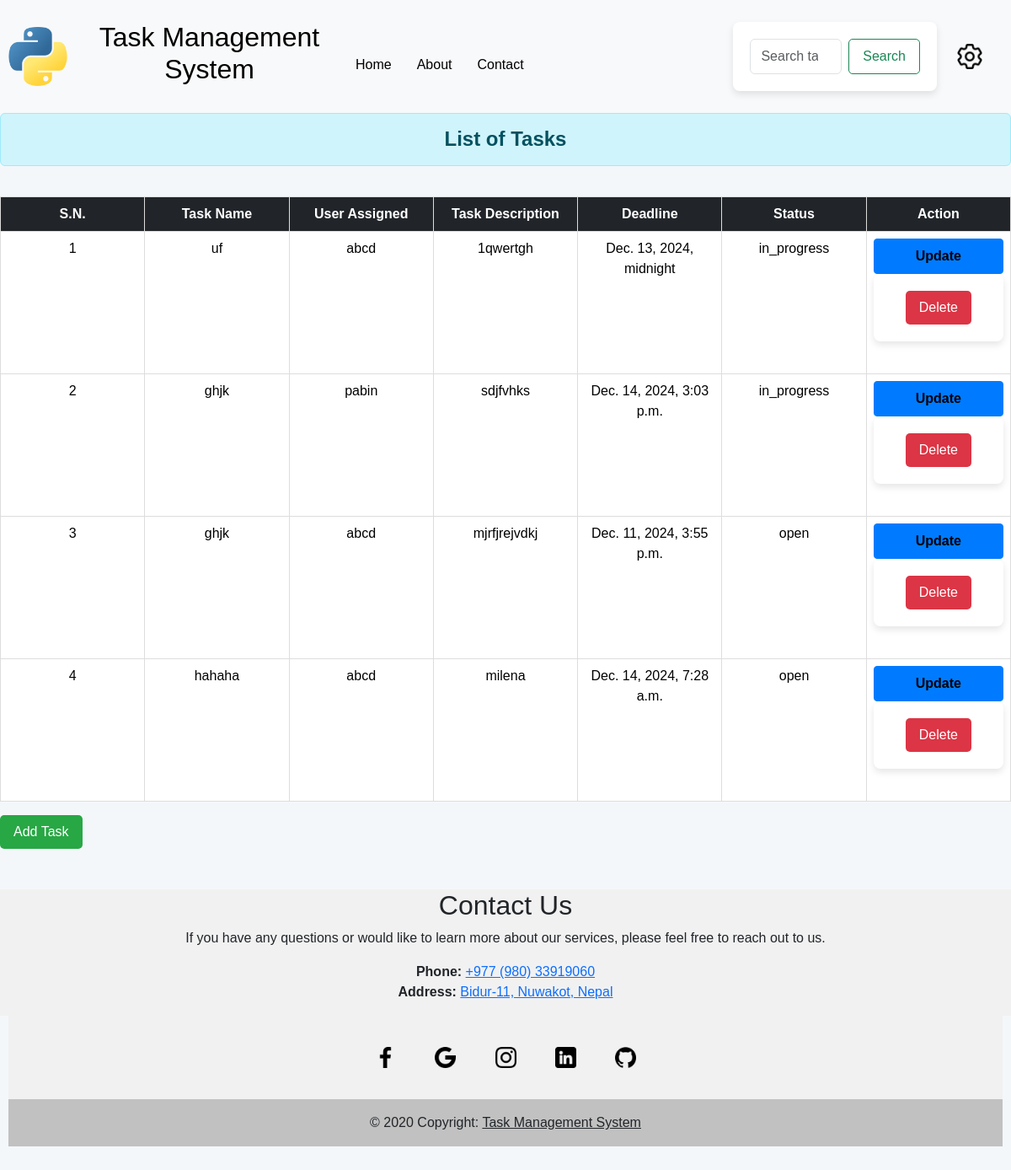
The app's page / (signed in), older data.
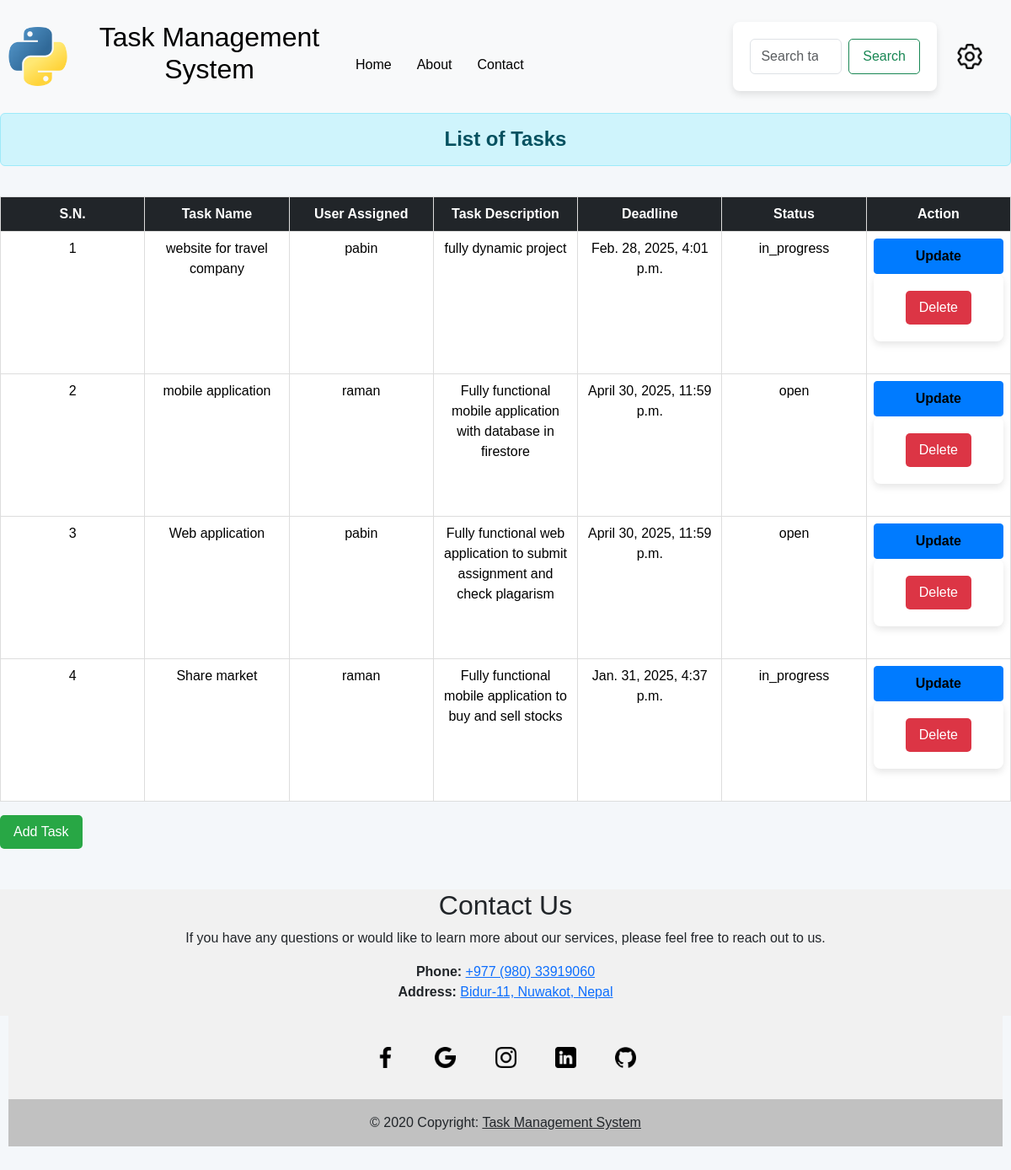
The same page, newer data.
### taskApp/models.py (models this page shows, shortened)
class Task(models.Model):
    STATUS_CHOICES = [
        ('in_progress', 'In Progress'),
        ('completed', 'Completed'),
        ('open', 'Open'),
    ]
    name = models.CharField(max_length=50)
    user = models.ForeignKey(User, on_delete=models.CASCADE, limit_choices_to={'is_staff': False})
    status = models.CharField(max_length=15, choices=STATUS_CHOICES, default='in_progress')
    deadline = models.DateTimeField(default=now)
    addedby = models.ForeignKey(User, related_name="added_tasks", on_delete=models.CASCADE)
    description = models.TextField(null=True, blank=True)  # Add description field

### taskApp/views.py (the view)
# urls.py: path('',task_list,name='tasklist'),
@login_required(login_url='loginpage')
def task_list(request):
    if request.user.is_staff:
        tasks = Task.objects.all()
    else:
        tasks = Task.objects.filter(user=request.user)
    return render(request, 'home.html', {'tasks': tasks})

### taskApp/templates/home.html (shortened to what this page needs)
{% extends 'base.html' %}
{% load static %}
{% block content %}
<h1 class="text-center alert alert-info">List of Tasks</h1>
{% if tasks %}
<div class="table-responsive">
    <table class="table table-hover" border="1">
        <thead class="table table-dark">
            <th>S.N.</th>
            <th>Task Name</th>
            <th>User Assigned</th>
            <th>Task Description</th>
            <th>Deadline</th>
            <th>Status</th>
            <th>Action</th>
        </thead>
        <tbody>
        {% for i in tasks %}
        <tr>
            <td>{{ forloop.counter }}</td>
            <td>{{ i.name }}</td>
            <td>{{ i.user }}</td>
            <td>{{ i.description }}</td>
            <td>{{ i.deadline }}</td>
            <td>{{ i.status }}</td>
            <td>
                <a class="btn btn-primary btn-sm" href="{% url 'updatetask' i.id %}">Update</a>
                <form action="{% url 'deletetask' i.id %}" method="POST">
                    <input class="btn btn-danger btn-sm" type="submit" value="Delete">
                </form>
            </td>
        </tr>
        {% endfor %}
        </tbody>
    </table>
</div>
{% else %}
    <h3 class="text-center">No Data Found</h3>
{% endif %}
<div class="form-group">
    <a href="{% url 'addtask' %}">
        <button class="btn btn-success">Add Task</button>
    </a>
</div>
{% endblock content %}

Row changes from the older to the newer data that the page shows:
removed Task: name "uf", user "abcd", description "1qwertgh", deadline "Dec. 13, 2024, midnight", status "in_progress"
removed Task: name "ghjk", user "pabin", description "sdjfvhks", deadline "Dec. 14, 2024, 3:03 p.m.", status "in_progress"
removed Task: name "ghjk", user "abcd", description "mjrfjrejvdkj", deadline "Dec. 11, 2024, 3:55 p.m.", status "open"
removed Task: name "hahaha", user "abcd", description "milena", deadline "Dec. 14, 2024, 7:28 a.m.", status "open"
added Task: name "website for travel company", user "pabin", description "fully dynamic project", deadline "Feb. 28, 2025, 4:01 p.m.", status "in_progress"
added Task: name "mobile application", user "raman", description "Fully functional mobile application with database in firestore", deadline "April 30, 2025, 11:59 p.m.", status "open"
added Task: name "Web application", user "pabin", description "Fully functional web application to submit assignment and check plagarism", deadline "April 30, 2025, 11:59 p.m.", status "open"
added Task: name "Share market", user "raman", description "Fully functional mobile application to buy and sell stocks", deadline "Jan. 31, 2025, 4:37 p.m.", status "in_progress"
